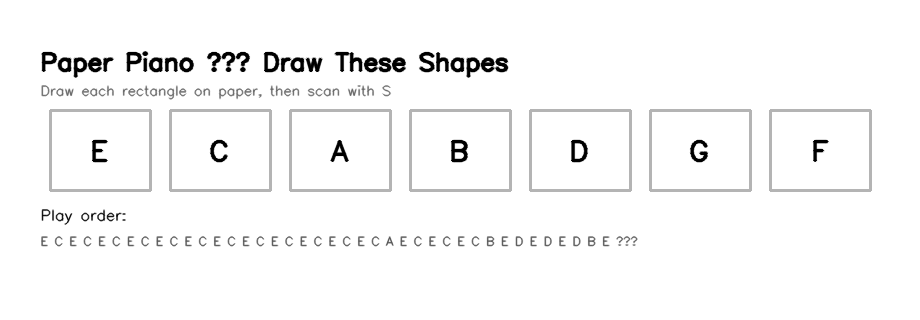
#> input picture PaperPiano/board_layout.png, 920 x 320 px
$ python -i shape_detector.py   (imports and definitions only)
#> lines starting #> are read from the running program, lines starting #| are printed output that depends on the picture; after the words box and inside, x2 and y2 are one past the last pixel; in counts of white or black regions, pixels touching at a corner belong together
#> further down, picture is the input picture: shape (320, 920, 3); min 0, max 255, mean 247.5
"""
ShapeDetector — Detects drawn shapes on paper using OpenCV.
  • Rectangles → piano keys
  • Circles   → drum pads
  • Triangles → additional instrument type
Classifies via contour geometry (circularity, corner angles, vertex count).
Each shape gets an inner boundary at 50% scale for tap-trigger zones.
"""

import cv2
import numpy as np


# Inner boundary scale factor — note only triggers inside this zone
INNER_SCALE = 0.50


class ShapeDetector:
    def __init__(self):
        self.ready = True

    # ── Main detection ───────────────────────────────────────────────────────
    def detect(self, frame: np.ndarray) -> list[dict]:
        """
        Detect circles, rectangles, and triangles drawn on paper.
        Returns list of shape dicts, each including an 'inner' sub-dict
        describing the 50%-scaled trigger zone.
        """
        h, w = frame.shape[:2]
#> h = 320; w = 920
        frame_area = w * h
#> frame_area = 294400
        MIN_AREA = frame_area * 0.005
#> MIN_AREA = 1472
        MAX_AREA = frame_area * 0.25
#> MAX_AREA = 73600

        gray = cv2.cvtColor(frame, cv2.COLOR_BGR2GRAY)
        blurred = cv2.GaussianBlur(gray, (7, 7), 0)
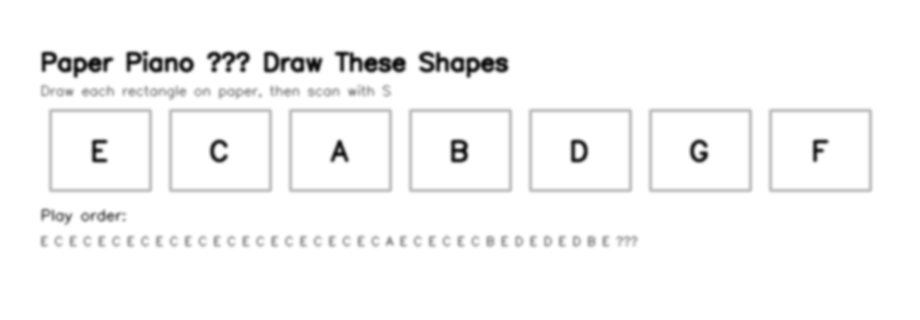
#> blurred: shape (320, 920); min 11, max 255, mean 247.4

        # Single adaptive threshold — good for pen on paper
        thresh = cv2.adaptiveThreshold(
            blurred, 255,
            cv2.ADAPTIVE_THRESH_GAUSSIAN_C,
            cv2.THRESH_BINARY_INV, 21, 6,
        )
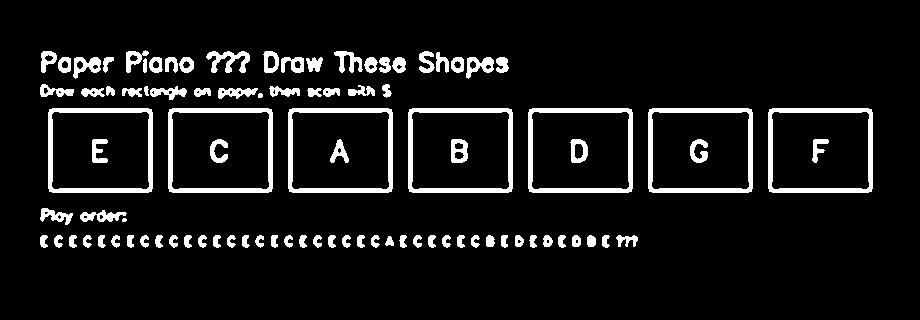
#> thresh: shape (320, 920); 8.1% white; 94 white regions (1 under 20 px), largest, box (x1, y1, x2, y2) and area: (48, 108, 153, 193) 1732, (168, 108, 273, 193) 1732, (288, 108, 393, 193) 1732

        # Close gaps in hand-drawn lines, then a small dilate
        kernel = cv2.getStructuringElement(cv2.MORPH_RECT, (5, 5))
        thresh = cv2.morphologyEx(thresh, cv2.MORPH_CLOSE, kernel, iterations=2)
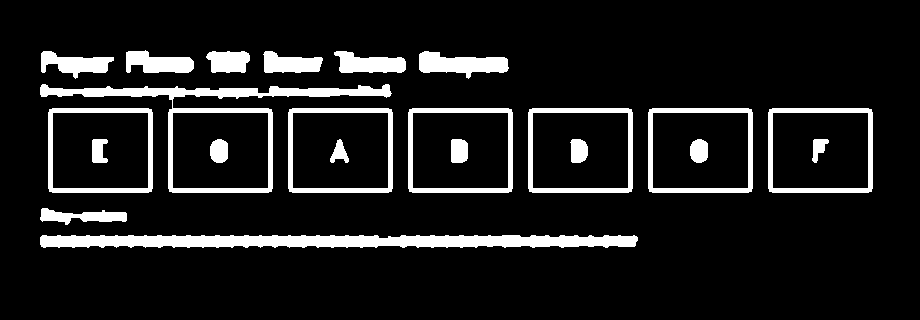
#> thresh: shape (320, 920); 10.7% white; 22 white regions, largest, box (x1, y1, x2, y2) and area: (40, 235, 638, 248) 6580, (40, 84, 392, 193) 4649, (48, 108, 153, 193) 1772
        kernel_sm = cv2.getStructuringElement(cv2.MORPH_RECT, (3, 3))
        thresh = cv2.dilate(thresh, kernel_sm, iterations=1)
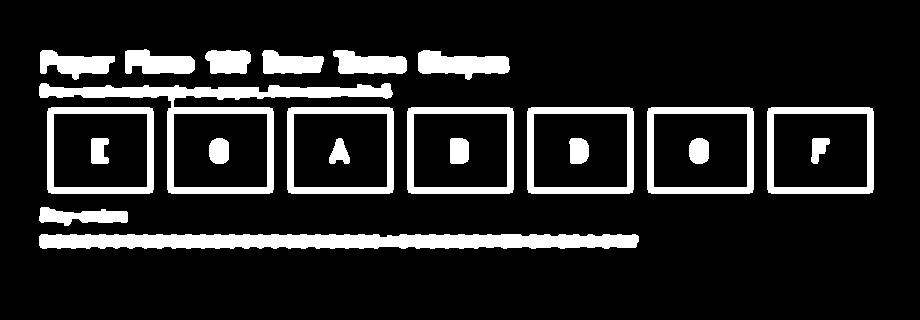
#> thresh: shape (320, 920); 13.8% white; 22 white regions

        contours, _ = cv2.findContours(
            thresh, cv2.RETR_EXTERNAL, cv2.CHAIN_APPROX_SIMPLE
        )
#> contours = 15 contours; largest, box (x1, y1, x2, y2) and area: (39, 83, 393, 194) 12444, (767, 107, 874, 194) 9092, (647, 107, 754, 194) 9092, (527, 107, 634, 194) 9092, (407, 107, 514, 194) 9092

        shapes = []
        for cnt in contours:
            area = cv2.contourArea(cnt)
            if area < MIN_AREA or area > MAX_AREA:
                continue

            x, y, rw, rh = cv2.boundingRect(cnt)
            if rw < 20 or rh < 20:
                continue

            hull = cv2.convexHull(cnt)
            hull_area = cv2.contourArea(hull)
            solidity = area / hull_area if hull_area > 0 else 0
            if solidity < 0.40:
                continue

            peri = cv2.arcLength(cnt, True)
            approx = cv2.approxPolyDP(cnt, 0.03 * peri, True)

            shape_type, confidence = self._classify(cnt, approx, area, rw, rh, peri, solidity)
            if shape_type is None:
                continue

            cx_center = x + rw // 2
            cy_center = y + rh // 2

            entry = {
                'rect': {'x': x, 'y': y, 'width': rw, 'height': rh},
                'points': [{'x': int(p[0][0]), 'y': int(p[0][1])} for p in approx],
                'area': area,
                'center': {'x': cx_center, 'y': cy_center},
                'shape_type': shape_type,
                'confidence': confidence,
            }

            if shape_type == 'circle':
                (cx, cy), radius = cv2.minEnclosingCircle(cnt)
                entry['circle_center'] = {'x': int(cx), 'y': int(cy)}
                entry['radius'] = int(radius)
                # Inner boundary: 50% radius circle
                entry['inner'] = {
                    'type': 'circle',
                    'cx': int(cx), 'cy': int(cy),
                    'radius': int(radius * INNER_SCALE),
                }

            elif shape_type == 'triangle':
                # Use the 3 approx points as triangle vertices
                tri_pts = [(int(p[0][0]), int(p[0][1])) for p in approx[:3]]
                entry['tri_points'] = tri_pts
                # Inner boundary: triangle scaled 50% toward centroid
                inner_pts = self._scale_polygon(tri_pts, INNER_SCALE)
                entry['inner'] = {
                    'type': 'triangle',
                    'points': inner_pts,
                }

            else:  # rect
                # Inner boundary: 50% rect centered
                iw = int(rw * INNER_SCALE)
                ih = int(rh * INNER_SCALE)
                ix = cx_center - iw // 2
                iy = cy_center - ih // 2
                entry['inner'] = {
                    'type': 'rect',
                    'x': ix, 'y': iy,
                    'width': iw, 'height': ih,
                }

            shapes.append(entry)
#> this loop made 15 passes
#> (area, x, y, rw, rh, hull_area, solidity, peri) on pass 10: (1614.5, 418, 50, 92, 30, 2067, 0.781, 233.8)
#> (area, x, y, rw, rh, hull_area, solidity, peri) on passes 3 to 8: (9092, 767, 107, 107, 87, 9100, 0.999, 379.3), (9092, 647, 107, 107, 87, 9100, 0.999, 379.3), (9092, 527, 107, 107, 87, 9100, 0.999, 379.3), (9092, 407, 107, 107, 87, 9100, 0.999, 379.3), (9092, 287, 107, 107, 87, 9100, 0.999, 379.3), (9092, 47, 107, 107, 87, 9100, 0.999, 379.3)
#> after the loop, shapes = 7 items

        # Sort: top-to-bottom rows, then left-to-right
        shapes = self._row_sort(shapes)

        for idx, s in enumerate(shapes):
            s['id'] = f'shape_{idx}'

        return shapes

    # ── Shape classification ─────────────────────────────────────────────────
    def _classify(self, cnt, approx, area, rw, rh, peri, solidity) -> tuple[str | None, float]:
        """
        Return (shape_type, confidence) or (None, 0).
        Circle  : smooth contour, high circularity, low aspect variance
        Rectangle: 4 corners with ~90° angles
        Triangle : exactly 3 corners
        """
        verts = len(approx)
        aspect = rw / rh if rh > 0 else 0
        circularity = (4 * np.pi * area) / (peri * peri) if peri > 0 else 0
        rect_area = rw * rh
        rectangularity = area / rect_area if rect_area > 0 else 0

        # ── Circle: high circularity, roughly square bounding box, smooth ──
        if circularity > 0.65 and 0.55 < aspect < 1.8 and verts >= 6:
            return 'circle', min(1.0, circularity)
        if circularity > 0.55 and 0.5 < aspect < 2.0 and solidity > 0.80:
            return 'circle', circularity * 0.9

        # ── Triangle: exactly 3 vertices after approximation ───────────────
        if verts == 3:
            # Verify angles: all should be between 20° and 160°
            angles = self._polygon_angles(approx)
            if angles and all(20 < a < 160 for a in angles):
                conf = solidity * (min(angles) / 60.0)  # penalise very acute
                return 'triangle', min(1.0, conf)

        # ── Rectangle: 4 corners with near-right angles ────────────────────
        if 4 <= verts <= 6:
            angles = self._polygon_angles(approx)
            if angles:
                right_count = sum(1 for a in angles if 60 < a < 120)
                if right_count >= 3 and rectangularity >= 0.50:
                    conf = rectangularity * (right_count / len(angles))
                    return 'rect', min(1.0, conf)

        # ── Fallback rectangle: high fill ratio ────────────────────────────
        if rectangularity >= 0.45 and 0.15 < aspect < 6.0 and solidity > 0.60:
            return 'rect', rectangularity * 0.8

        return None, 0.0

    # ── Polygon angle calculation ────────────────────────────────────────────
    @staticmethod
    def _polygon_angles(approx) -> list[float]:
        """Return interior angles (degrees) for each vertex in the polygon."""
        n = len(approx)
        if n < 3:
            return []
        angles = []
        for i in range(n):
            p1 = approx[i - 1][0].astype(float)
            p2 = approx[i][0].astype(float)
            p3 = approx[(i + 1) % n][0].astype(float)
            v1 = p1 - p2
            v2 = p3 - p2
            cos_a = np.dot(v1, v2) / (np.linalg.norm(v1) * np.linalg.norm(v2) + 1e-8)
            cos_a = np.clip(cos_a, -1.0, 1.0)
            angles.append(float(np.degrees(np.arccos(cos_a))))
        return angles

    # ── Scale polygon toward its centroid ────────────────────────────────────
    # [47 lines left out: functions _scale_polygon, point_in_inner, _point_in_triangle, not called in this run]

    # ── Row-aware sorting ────────────────────────────────────────────────────
    def _row_sort(self, shapes: list[dict]) -> list[dict]:
        if not shapes:
            return shapes
        result = sorted(shapes, key=lambda s: s['center']['y'])
#> result = 7 items
        for i in range(len(result)):
            for j in range(i + 1, len(result)):
                si, sj = result[i], result[j]
                row_thresh = min(
                    si['rect']['height'], sj['rect']['height']
                ) * 0.5
                if abs(si['center']['y'] - sj['center']['y']) < row_thresh:
                    if si['center']['x'] > sj['center']['x']:
                        result[i], result[j] = result[j], result[i]
#> this loop made 7 passes
        return result

    # ── Extract region INSIDE a shape for OCR ────────────────────────────────
    # [51 lines left out: functions extract_region, extract_label_above, not called in this run]

>>> import cv2
>>> picture = cv2.imread('board_layout.png')
>>> result = ShapeDetector().detect(picture)
#> the loop in detect, `for idx, s in enumerate(shapes):` made 7 passes
#> result = 7 items
